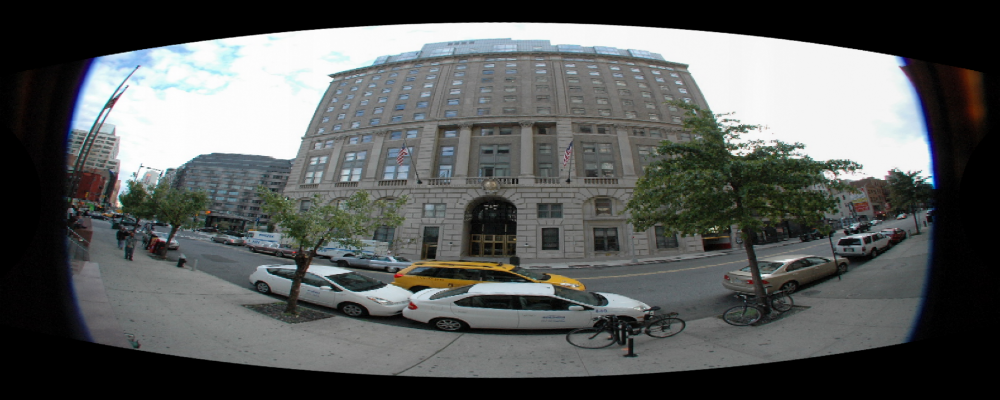
#> input picture _spherical_bilinear_test.png, 1000 x 400 px
$ python fisheye1.py _spherical_bilinear_test.png
#> lines starting #> are read from the running program, lines starting #| are printed output that depends on the picture; after the words box and inside, x2 and y2 are one past the last pixel; in counts of white or black regions, pixels touching at a corner belong together
import os
import math
import argparse
import numpy as np
from PIL import Image
import matplotlib.pyplot as plt


# -----------------------------
# Utils: Otsu threshold (no cv2)
# -----------------------------
def otsu_threshold(gray_u8: np.ndarray) -> int:
    hist = np.bincount(gray_u8.ravel(), minlength=256).astype(np.float64)
    total = gray_u8.size
    if total == 0:
        return 127
    prob = hist / total
    omega = np.cumsum(prob)
    mu = np.cumsum(prob * np.arange(256))
    mu_t = mu[-1]
    denom = omega * (1.0 - omega)
    denom[denom == 0] = 1e-12
    sigma_b2 = (mu_t * omega - mu) ** 2 / denom
    return int(np.argmax(sigma_b2))


# -----------------------------
# Utils: Sobel (no cv2)
# -----------------------------
def sobel_grad(gray_f32: np.ndarray):
    g = gray_f32
    p = np.pad(g, ((1, 1), (1, 1)), mode="edge")

    gx = (
        (-1 * p[:-2, :-2]) + (1 * p[:-2, 2:]) +
        (-2 * p[1:-1, :-2]) + (2 * p[1:-1, 2:]) +
        (-1 * p[2:, :-2]) + (1 * p[2:, 2:])
    )

    gy = (
        (-1 * p[:-2, :-2]) + (-2 * p[:-2, 1:-1]) + (-1 * p[:-2, 2:]) +
        (1 * p[2:, :-2]) + (2 * p[2:, 1:-1]) + (1 * p[2:, 2:])
    )

    mag = np.sqrt(gx * gx + gy * gy) + 1e-12
    return gx.astype(np.float32), gy.astype(np.float32), mag.astype(np.float32)


# -----------------------------
# Fast box blur (vectorized integral image)
# -----------------------------
# [11 lines left out: function box_blur, not called in this run]


# -----------------------------
# Bilinear sampling (RGB)
# -----------------------------
def bilinear_sample_rgb(img_f32: np.ndarray, u: np.ndarray, v: np.ndarray, valid: np.ndarray):
    H, W = img_f32.shape[:2]
    u0 = np.floor(u).astype(np.int32)
    v0 = np.floor(v).astype(np.int32)
    u1 = u0 + 1
    v1 = v0 + 1

    u0c = np.clip(u0, 0, W - 1)
    u1c = np.clip(u1, 0, W - 1)
    v0c = np.clip(v0, 0, H - 1)
    v1c = np.clip(v1, 0, H - 1)

    Ia = img_f32[v0c, u0c]
    Ib = img_f32[v0c, u1c]
    Ic = img_f32[v1c, u0c]
    Id = img_f32[v1c, u1c]

    du = (u - u0).astype(np.float32)
    dv = (v - v0).astype(np.float32)

    wa = (1 - du) * (1 - dv)
    wb = du * (1 - dv)
    wc = (1 - du) * dv
    wd = du * dv

    out = Ia * wa[..., None] + Ib * wb[..., None] + Ic * wc[..., None] + Id * wd[..., None]
    out[~valid] = 0.0
    return out


# -----------------------------
# Estimate fisheye circle (cx,cy,R)
# -----------------------------
def estimate_circle(gray_u8: np.ndarray):
    H, W = gray_u8.shape
    border = np.concatenate([gray_u8[0, :], gray_u8[-1, :], gray_u8[:, 0], gray_u8[:, -1]])
    bmed = float(np.median(border))
    gmed = float(np.median(gray_u8))

    th = otsu_threshold(gray_u8)

    if bmed < gmed:
        mask = gray_u8 > th
    else:
        mask = gray_u8 < th

    frac = mask.mean()
    if frac > 0.90 or frac < 0.05:
        cx, cy = W * 0.5, H * 0.5
        R = min(H, W) * 0.5
        return cx, cy, R, mask

    ys, xs = np.nonzero(mask)
    cx = float(xs.mean())
    cy = float(ys.mean())

    d = np.sqrt((xs - cx) ** 2 + (ys - cy) ** 2)
    R = float(np.percentile(d, 99.0))
    R = min(R, min(H, W) * 0.5)
    return cx, cy, R, mask


def save_circle_debug(fish_u8, mask, cx, cy, R, outpath):
    from PIL import ImageDraw
    H, W = fish_u8.shape[:2]
    os.makedirs(os.path.dirname(outpath), exist_ok=True)

    im = Image.fromarray(fish_u8.copy())
    dr = ImageDraw.Draw(im)

    cx_i = int(round(cx))
    cy_i = int(round(cy))

    dr.ellipse((cx - R, cy - R, cx + R, cy + R), outline=(0, 255, 0), width=4)

    r0 = 14
    dr.ellipse((cx_i - r0, cy_i - r0, cx_i + r0, cy_i + r0), fill=(255, 0, 0))
    L = 60
    dr.line((cx_i - L, cy_i, cx_i + L, cy_i), fill=(255, 0, 0), width=4)
    dr.line((cx_i, cy_i - L, cx_i, cy_i + L), fill=(255, 0, 0), width=4)

    dr.text((10, 10), f"cx={cx:.1f}, cy={cy:.1f}, R={R:.1f}", fill=(255, 255, 0))

    im.save(outpath)

    m = (mask.astype(np.uint8) * 255)
    Image.fromarray(m).save(outpath.replace(".png", "_mask.png"))

    half = 200
    y0 = max(0, cy_i - half); y1 = min(H, cy_i + half)
    x0 = max(0, cx_i - half); x1 = min(W, cx_i + half)
    crop = fish_u8[y0:y1, x0:x1].copy()
    Image.fromarray(crop).save(outpath.replace(".png", "_center_crop.png"))


# -----------------------------
# Ray models
# +X forward, +Y right, +Z up
# -----------------------------
# [14 lines left out: function rays_rectilinear, not called in this run]


def rays_cylindrical(out_w, out_h, hfov_deg, vfov_deg):
    xs = (np.arange(out_w) + 0.5) / out_w * 2 - 1
    ys = 1 - (np.arange(out_h) + 0.5) / out_h * 2
    X, Y = np.meshgrid(xs, ys)

    yaw = (X * math.radians(hfov_deg) * 0.5).astype(np.float32)

    vf = min(float(vfov_deg), 179.0)  # avoid tan(90)
    pitch = np.arctan((Y * math.tan(math.radians(vf) * 0.5)).astype(np.float32))

    cp = np.cos(pitch); sp = np.sin(pitch)
    cy = np.cos(yaw);   sy = np.sin(yaw)

    dx = (cp * cy).astype(np.float32)
    dy = (cp * sy).astype(np.float32)
    dz = (sp).astype(np.float32)
    return dx, dy, dz


# -----------------------------
# Fisheye sampling (equidistant)
# -----------------------------
def sample_fisheye_equdist(fish_f32, cx, cy, R, fish_fov_deg, dx, dy, dz, flip_u=False, flip_v=False):
    theta_max = math.radians(fish_fov_deg) * 0.5
    f = (R / theta_max) if theta_max > 1e-9 else 1.0

    theta = np.arccos(np.clip(dx, -1.0, 1.0)).astype(np.float32)
    phi = np.arctan2(dz, dy).astype(np.float32)

    r = (f * theta).astype(np.float32)

    cu = -1.0 if flip_u else 1.0
    sv =  1.0 if flip_v else -1.0

    u = (cx + cu * r * np.cos(phi)).astype(np.float32)
    v = (cy + sv * r * np.sin(phi)).astype(np.float32)

    H, W = fish_f32.shape[:2]
    valid = (r <= R) & (u >= 0) & (u < W - 1) & (v >= 0) & (v < H - 1)

    return bilinear_sample_rgb(fish_f32, u, v, valid), valid, theta


# -----------------------------
# WARP: Rectilinear -> Cylindrical grid (GHOST FIX)
# -----------------------------
# [18 lines left out: function warp_rect_to_cyl_grid, not called in this run]


# -----------------------------
# FOV estimation
# -----------------------------
def orientation_continuity_score(pano_rgb_u8: np.ndarray) -> float:
    gray = (0.299*pano_rgb_u8[..., 0] + 0.587*pano_rgb_u8[..., 1] + 0.114*pano_rgb_u8[..., 2]).astype(np.float32) / 255.0
    gx, gy, mag = sobel_grad(gray)

    m = mag / (mag.max() + 1e-12)
    mu8 = np.clip(m * 255.0, 0, 255).astype(np.uint8)
    th = otsu_threshold(mu8)
    edge = mu8 >= th

    edge_count = int(edge.sum())
    if edge_count < (pano_rgb_u8.shape[0] * pano_rgb_u8.shape[1] * 0.003):
        return 1e6

    ang = np.arctan2(gy, gx).astype(np.float32)
    c2 = np.cos(2 * ang).astype(np.float32)
    s2 = np.sin(2 * ang).astype(np.float32)

    dc2x = np.abs(c2[:, 1:] - c2[:, :-1])
    dc2y = np.abs(c2[1:, :] - c2[:-1, :])
    ds2x = np.abs(s2[:, 1:] - s2[:, :-1])
    ds2y = np.abs(s2[1:, :] - s2[:-1, :])

    var_map = np.zeros_like(c2, dtype=np.float32)
    var_map[:, :-1] += dc2x + ds2x
    var_map[:-1, :] += dc2y + ds2y
    return float(var_map[edge].mean())


def estimate_fov(
    fish_f32, cx, cy, R,
    fov_min=150, fov_max=220, step=5,
    probe_w=640, probe_h=320,
    out_hfov=180, out_vfov=140,
    flip_u=False, flip_v=False
):
    candidates = list(range(int(fov_min), int(fov_max) + 1, int(step)))
    scores = []

    dx, dy, dz = rays_cylindrical(probe_w, probe_h, out_hfov, out_vfov)

    for fov in candidates:
        pano_f32, _, _ = sample_fisheye_equdist(
            fish_f32, cx, cy, R, fov, dx, dy, dz, flip_u=flip_u, flip_v=flip_v
        )
        pano_u8 = np.clip(pano_f32 * 255.0, 0, 255).astype(np.uint8)
        scores.append(orientation_continuity_score(pano_u8))

    best_idx = int(np.argmin(scores))
    return candidates[best_idx], np.array(candidates), np.array(scores, dtype=np.float32)


# -----------------------------
# Hybrid panorama (GHOST-FREE)
# Output grid = cylindrical
# Rectilinear content is WARPED onto cylindrical grid before blending
# -----------------------------
def smoothstep(edge0, edge1, x):
    t = np.clip((x - edge0) / (edge1 - edge0 + 1e-12), 0.0, 1.0).astype(np.float32)
    return t * t * (3.0 - 2.0 * t)


# [60 lines left out: function hybrid_panorama, not called in this run]


# -----------------------------
# Main CLI
# -----------------------------
def main():
    ap = argparse.ArgumentParser()
    ap.add_argument("input", help="fisheye image path")
    ap.add_argument("--outdir", default="out_steps", help="output directory")
    ap.add_argument("--out_w", type=int, default=2048)
    ap.add_argument("--out_h", type=int, default=1024)

    ap.add_argument("--fov_min", type=int, default=150)
    ap.add_argument("--fov_max", type=int, default=220)
    ap.add_argument("--fov_step", type=int, default=5)

    ap.add_argument("--probe_w", type=int, default=640)
    ap.add_argument("--probe_h", type=int, default=320)

    ap.add_argument("--out_hfov", type=float, default=180.0)
    ap.add_argument("--out_vfov", type=float, default=140.0, help="keep < 180 (e.g. 120-160)")

    ap.add_argument("--mode", choices=["step2", "hybrid"], default="step2",
                    help="step2 = cylindrical baseline; hybrid = ghost-free hybrid blending")

    ap.add_argument("--flip_u", action="store_true")
    ap.add_argument("--flip_v", action="store_true")

    ap.add_argument("--rect_hfov", type=float, default=120.0)
    ap.add_argument("--rect_vfov", type=float, default=90.0)
    ap.add_argument("--theta1_deg", type=float, default=35.0)
    ap.add_argument("--theta2_deg", type=float, default=70.0)
    ap.add_argument("--beta_content", type=float, default=1.0)
    ap.add_argument("--blur_radius", type=int, default=8)

    args = ap.parse_args()
    os.makedirs(args.outdir, exist_ok=True)

    img = Image.open(args.input).convert("RGB")
#> img is the input picture: PIL image 1000x400 RGB; mean R, G, B 88.4, 91, 90.1
    fish_u8 = np.asarray(img)
    fish_f32 = fish_u8.astype(np.float32) / 255.0

    gray_u8 = (0.299*fish_u8[..., 0] + 0.587*fish_u8[..., 1] + 0.114*fish_u8[..., 2]).astype(np.uint8)
    cx, cy, R, mask = estimate_circle(gray_u8)
#> in estimate_circle, `border = np.concatenate([gray_u8[0, :], gray_u8[-1, :], gray_u8[:, 0],..`: border = 2800 values, max 7 at index 2285, min 0 at index 0, mean 0.0839
#> in estimate_circle, `bmed = float(np.median(border))`: bmed = 0
#> in estimate_circle, `gmed = float(np.median(gray_u8))`: gmed = 90
#> in otsu_threshold, `hist = np.bincount(gray_u8.ravel(), minlength=256).astype(np.float64)`: hist = 256 values, max 93127 at index 0, min 2 at index 254, mean 1562.5
#> in otsu_threshold, `prob = hist / total`: prob = 256 values, max 0.233 at index 0, min 5e-06 at index 254, mean 0.00391
#> in otsu_threshold, `omega = np.cumsum(prob)`: omega = 256 values from 0.233 to 1
#> in otsu_threshold, `mu = np.cumsum(prob * np.arange(256))`: mu = 256 values from 0 to 89.76
#> in otsu_threshold, `mu_t = mu[-1]`: mu_t = 89.76
#> in otsu_threshold, `denom = omega * (1.0 - omega)`: denom = 256 values, max 0.25 at index 89, min 0 at index 255, mean 0.176
#> in otsu_threshold, `sigma_b2 = (mu_t * omega - mu) ** 2 / denom`: sigma_b2 = 256 values, max 4477 at index 145, min 0 at index 255, mean 3988.5
#> in estimate_circle, `th = otsu_threshold(gray_u8)`: th = 145
#> in estimate_circle, `mask = gray_u8 > th`:
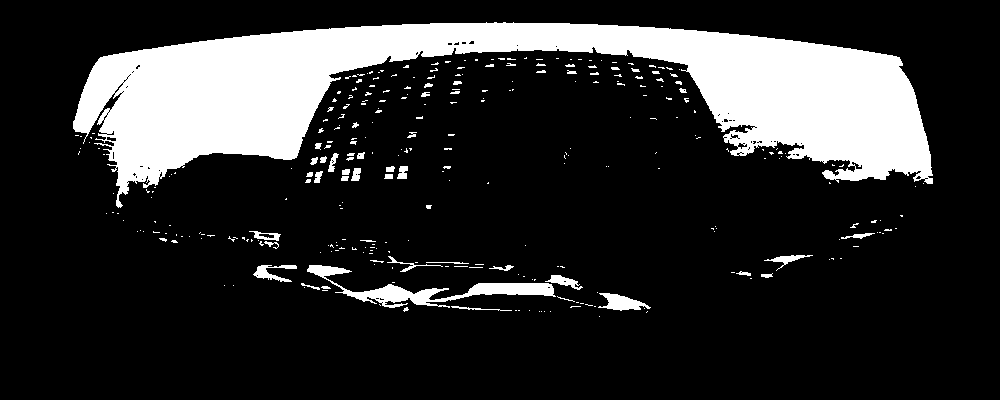
#> mask: shape (400, 1000) bool; 18% white; 310 white regions (257 under 20 px), largest, box (x1, y1, x2, y2) and area: (73, 22, 933, 208) 64674, (307, 265, 556, 308) 2660, (598, 293, 651, 311) 501
#> in estimate_circle, `frac = mask.mean()`: frac = 0.18
#> in estimate_circle, `cx = float(xs.mean())`: cx = 491.8
#> in estimate_circle, `cy = float(ys.mean())`: cy = 105
#> in estimate_circle, `R = float(np.percentile(d, 99.0))`: R = 427.1
#> in estimate_circle, `R = min(R, min(H, W) * 0.5)`: R = 200
#> cx = 491.8; cy = 105; R = 200
    print(f"[circle] cx={cx:.2f}, cy={cy:.2f}, R={R:.2f}")
#| [circle] cx=491.80, cy=104.98, R=200.00

    save_circle_debug(fish_u8, mask, cx, cy, R, os.path.join(args.outdir, "STEP1_debug_circle.png"))
#> in save_circle_debug, `cx_i = int(round(cx))`: cx_i = 492
#> in save_circle_debug, `cy_i = int(round(cy))`: cy_i = 105
#> in save_circle_debug, `y0 = max(0, cy_i - half)`: y0 = 0
#> in save_circle_debug, `y1 = min(H, cy_i + half)`: y1 = 305
#> in save_circle_debug, `x0 = max(0, cx_i - half)`: x0 = 292
#> in save_circle_debug, `x1 = min(W, cx_i + half)`: x1 = 692
#> in save_circle_debug, `crop = fish_u8[y0:y1, x0:x1].copy()`:
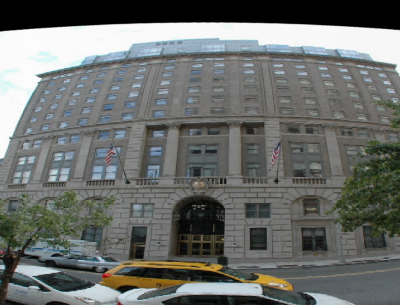
#> crop: shape (305, 400, 3); mean R, G, B 106.9, 109.8, 107.2

    best_fov, fovs, scores = estimate_fov(
        fish_f32, cx, cy, R,
        fov_min=args.fov_min, fov_max=args.fov_max, step=args.fov_step,
        probe_w=args.probe_w, probe_h=args.probe_h,
        out_hfov=args.out_hfov, out_vfov=args.out_vfov,
        flip_u=args.flip_u, flip_v=args.flip_v
    )
#> the loop in estimate_fov, `for fov in candidates:` made 15 passes
#> (f in sample_fisheye_equdist, th in orientation_continuity_score, edge_count in orientation_continuity_score) on passes 1 to 8: (152.8, 40, 11141), (147.9, 41, 10474), (143.2, 81, 2385), (138.9, 80, 2444), (134.8, 82, 2378), (131, 79, 2618), (127.3, 93, 2010), (123.9, 93, 1968)
#> pass 1, in sample_fisheye_equdist, `u = (cx + cu * r * np.cos(phi)).astype(np.float32)`:
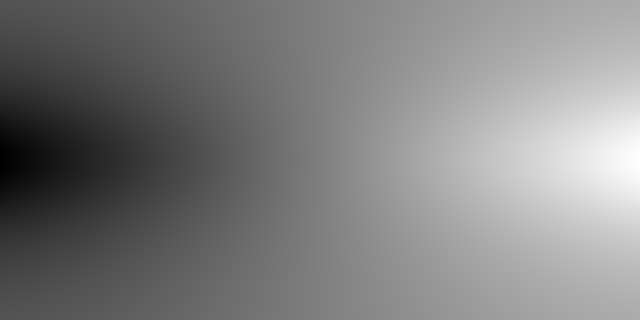
#> u: shape (320, 640) float32; min 252.2, max 731.4, mean 491.8; drawn with min black and max white
#> after the loop in estimate_fov, `for fov in candidates:`:
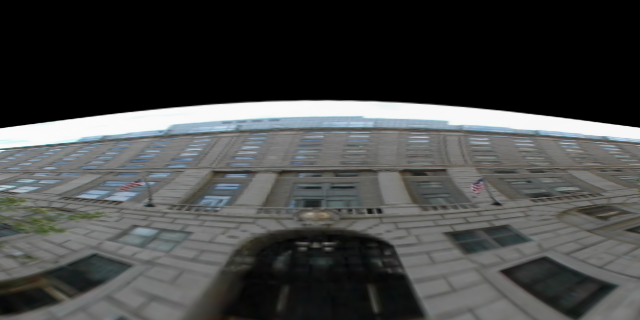
#> pano_u8: shape (320, 640, 3); mean R, G, B 68.3, 69.8, 69.2
#> after the loop in estimate_fov, `for fov in candidates:`: scores = [0.609, 0.609, 0.532, 0.556, 0.525, 0.507, 0.354, 0.339, 0.316, 0.342, 0.307, 0.27, 0.262, 0.274, 0.318]
#> in estimate_fov, `best_idx = int(np.argmin(scores))`: best_idx = 12
#> best_fov = 210; fovs = [150, 155, 160, 165, 170, 175, 180, 185, 190, 195, 200, 205, 210, 215, 220]
    print(f"[fov] best_fov={best_fov} deg")
#| [fov] best_fov=210 deg

    plt.figure()
    plt.plot(fovs, scores)
    plt.xlabel("FOV (deg)")
    plt.ylabel("Orientation continuity score (lower=better)")
    plt.title(f"Best FOV = {best_fov} deg (probe_vfov={args.out_vfov})")
    plt.grid(True)
    plt.savefig(os.path.join(args.outdir, "fov_sweep.png"), dpi=150)
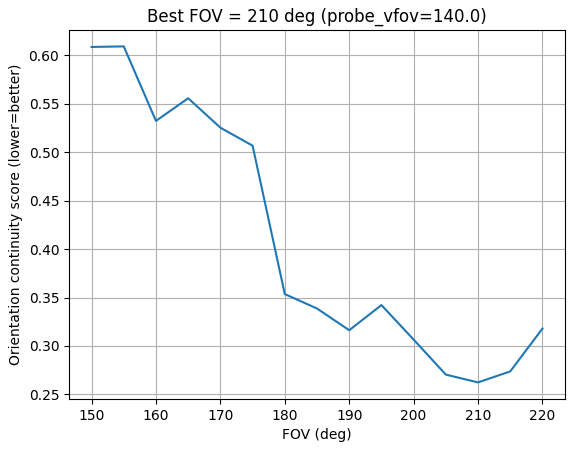
#> figure drawn by matplotlib, 1 panel; curve peaks at x = 155, y = 0.609
    plt.close()

    if args.mode == "step2":
        dx_c, dy_c, dz_c = rays_cylindrical(args.out_w, args.out_h, args.out_hfov, args.out_vfov)
        pano_c_f32, valid_c, theta_c = sample_fisheye_equdist(
            fish_f32, cx, cy, R, best_fov, dx_c, dy_c, dz_c, flip_u=args.flip_u, flip_v=args.flip_v
        )
#> in bilinear_sample_rgb (call 16), `v1c = np.clip(v1, 0, H - 1)`:
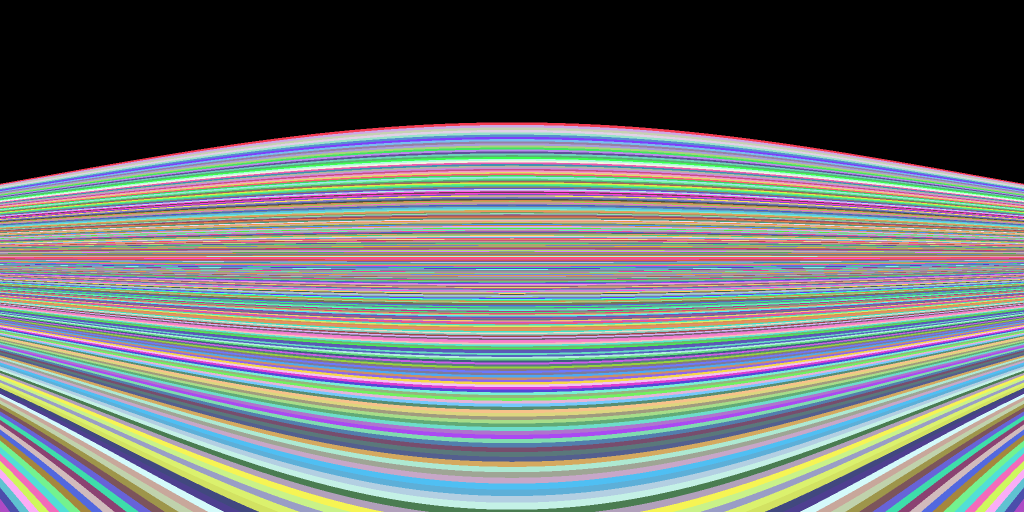
#> v1c: shape (1024, 2048) int32 (shown at 1/2 size); 268 distinct labels, from 0 to 267; one colour per label, 0 black
#> in bilinear_sample_rgb (call 16), `out = Ia * wa[..., None] + Ib * wb[..., None] + Ic * wc[..., None] + I..`:
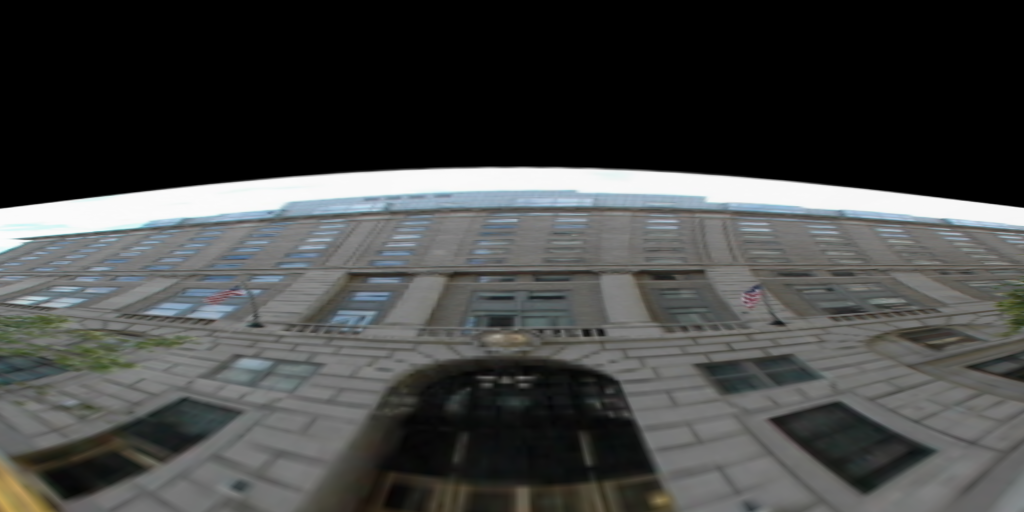
#> out: shape (1024, 2048, 3) float32 (shown at 1/2 size); mean R, G, B 0.265, 0.27, 0.266

        Image.fromarray(np.clip(pano_c_f32 * 255, 0, 255).astype(np.uint8)).save(os.path.join(args.outdir, "STEP2_cyl.png"))
        Image.fromarray((valid_c.astype(np.uint8) * 255)).save(os.path.join(args.outdir, "STEP2_valid_cyl.png"))

        t = theta_c / (np.max(theta_c) + 1e-12)
        Image.fromarray(np.clip(t * 255, 0, 255).astype(np.uint8)).save(os.path.join(args.outdir, "STEP2_theta.png"))

        print(f"[done] STEP1+STEP2 saved to: {args.outdir}")
        return

    out, pano_c, pano_r_on_cyl, w_rect, edge_blur = hybrid_panorama(
        fish_f32, cx, cy, R, best_fov,
        out_w=args.out_w, out_h=args.out_h,
        out_hfov=args.out_hfov, out_vfov=args.out_vfov,
        rect_hfov=args.rect_hfov, rect_vfov=args.rect_vfov,
        theta1_deg=args.theta1_deg, theta2_deg=args.theta2_deg,
        beta_content=args.beta_content, blur_radius=args.blur_radius,
        flip_u=args.flip_u, flip_v=args.flip_v
    )

    Image.fromarray(np.clip(out * 255, 0, 255).astype(np.uint8)).save(os.path.join(args.outdir, "hybrid.png"))
    Image.fromarray(np.clip(pano_c * 255, 0, 255).astype(np.uint8)).save(os.path.join(args.outdir, "cylindrical.png"))
    Image.fromarray(np.clip(pano_r_on_cyl * 255, 0, 255).astype(np.uint8)).save(os.path.join(args.outdir, "rect_on_cyl.png"))

    Image.fromarray(np.clip(w_rect * 255, 0, 255).astype(np.uint8)).save(os.path.join(args.outdir, "w_rect.png"))
    Image.fromarray(np.clip(edge_blur * 255, 0, 255).astype(np.uint8)).save(os.path.join(args.outdir, "edge_weight.png"))

    print(f"[done] outputs saved to: {args.outdir}")


if __name__ == "__main__":
    main()
